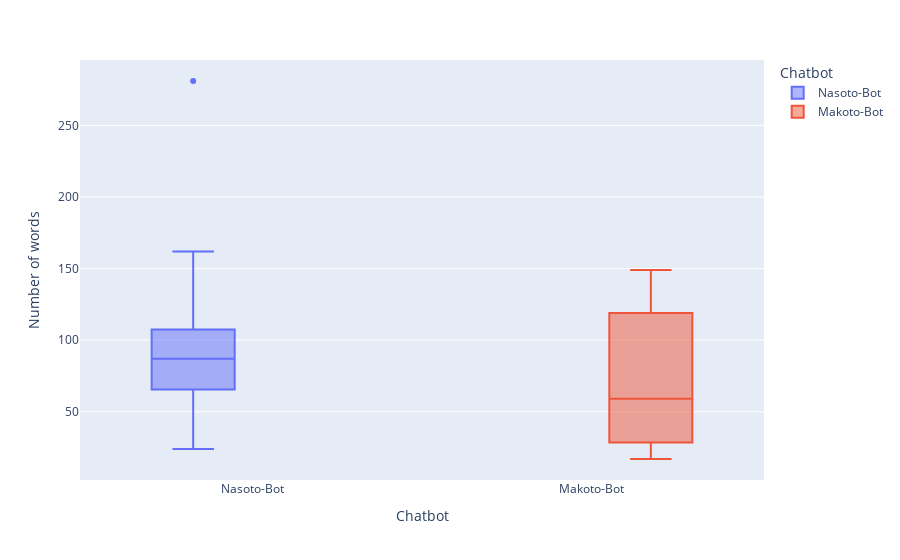

Source (notebook cell):
### Markdown cell above
## BoxPlot Length of Utterances

### Code cell
fig = px.box(df_cd , "Chatbot", "Number of words", "Chatbot")
fig.update_traces(quartilemethod="exclusive") # or "inclusive", or "linear" by default
fig.show()

### Figure 1 — Plotly figure (JSON) as saved in the notebook; plotly's stock layout.template omitted (floating-point values rounded to 4 significant figures)
{"data": [{"alignmentgroup": "True", "hovertemplate": "Chatbot=%{x}<br>Number of words=%{y}<extra></extra>", "legendgroup": "Nasoto-Bot", "marker": {"color": "#636efa"}, "name": "Nasoto-Bot", "notched": false, "offsetgroup": "Nasoto-Bot", "orientation": "v", "quartilemethod": "exclusive", "showlegend": true, "type": "box", "x": ["Nasoto-Bot", "Nasoto-Bot", "Nasoto-Bot", "Nasoto-Bot", "Nasoto-Bot", "Nasoto-Bot", "Nasoto-Bot", "Nasoto-Bot", "Nasoto-Bot", "Nasoto-Bot", "Nasoto-Bot", "Nasoto-Bot", "Nasoto-Bot"], "x0": " ", "xaxis": "x", "y": [33, 64, 104, 281, 98, 72, 108, 162, 24, 107, 67, 87, 76], "y0": " ", "yaxis": "y"}, {"alignmentgroup": "True", "hovertemplate": "Chatbot=%{x}<br>Number of words=%{y}<extra></extra>", "legendgroup": "Makoto-Bot", "marker": {"color": "#EF553B"}, "name": "Makoto-Bot", "notched": false, "offsetgroup": "Makoto-Bot", "orientation": "v", "quartilemethod": "exclusive", "showlegend": true, "type": "box", "x": ["Makoto-Bot", "Makoto-Bot", "Makoto-Bot", "Makoto-Bot", "Makoto-Bot", "Makoto-Bot", "Makoto-Bot", "Makoto-Bot", "Makoto-Bot", "Makoto-Bot", "Makoto-Bot", "Makoto-Bot", "Makoto-Bot"], "x0": " ", "xaxis": "x", "y": [59, 37, 89, 20, 63, 44, 114, 37, 149, 124, 17, 17, 136], "y0": " ", "yaxis": "y"}], "layout": {"boxmode": "group", "legend": {"title": {"text": "Chatbot"}, "tracegroupgap": 0}, "margin": {"t": 60}, "xaxis": {"anchor": "y", "categoryarray": ["Nasoto-Bot", "Makoto-Bot"], "categoryorder": "array", "domain": [0, 1], "title": {"text": "Chatbot"}}, "yaxis": {"anchor": "x", "domain": [0, 1], "title": {"text": "Number of words"}}}}
